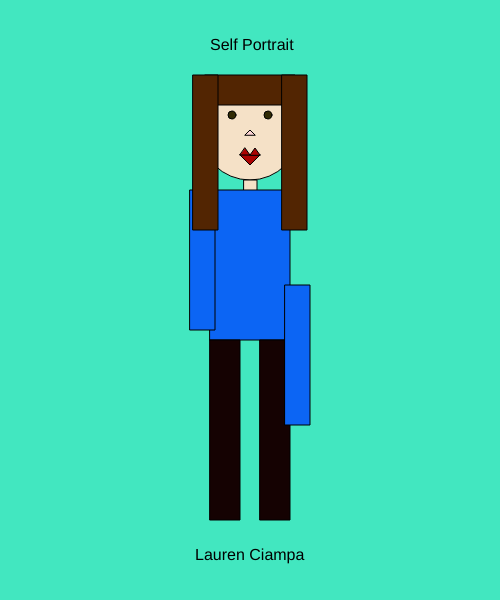
Frame 1 (no input)
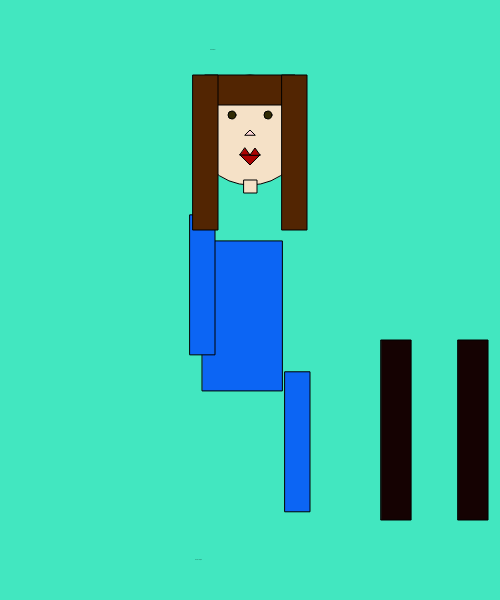
Frame 60 (no input)
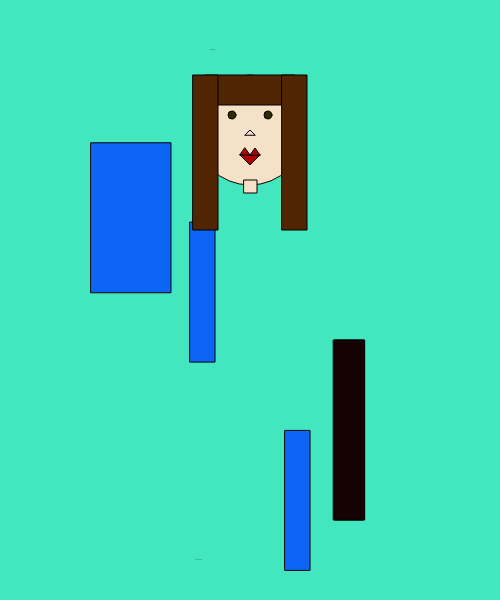
Frame 120 (the mouse pressed at the canvas centre since frame 60)

The p5.js sketch that drew these frames (run headless with seeded random() and noise() and a simulated clock; from frame 60 on, the mouse is pressed at the canvas centre):

// p5.js sketch
// ── sketch.js
//leftleg and rightleg on x axis moving back and forth at random speeds

var leftlegX = 210;
var leftlegDirection = 1;
var leftlegSpeed 

var rightlegX = 260;
var rightlegDirection = 1;
var rightlegSpeed 

//leftarm and rightarm on y axis moving back and forth at different speeds

var leftarmY = 190;
var leftarmDirection = 1;
var leftarmSpeed 

var rightarmY = 285;
var rightarmDirection = 1;
var rightarmSpeed 

//torso moving diagonally
var torsoX = 210;
var torsoY = 190;
var torsoXDirection = 1;
var torsoYDirection = 1;

//text gets bigger and smaller
var size = 16
var count = 0;
var sizeDirection = 5;

//make face bigger and smaller
var faceSize = 100

function setup() 
{
  createCanvas(500, 600);
  setSpeeds ();
}

function setSpeeds() 
{
  leftlegSpeed = randomSpeed ();
  rightlegSpeed = randomSpeed ();
  leftarmSpeed = randomSpeed ();
  rightarmSpeed = randomSpeed ();
}

function randomSpeed()
{
  return Math.random() * 4 +1;
}

function draw() 
{
  //teal background
    background (66, 231, 192)

  // Face
 //Make face get bigger and smaller continously
    fill(245, 225, 199); //skin
    circle(250, 130, faceSize);
    faceSize += sizeDirection *2;
    if(faceSize >120 || faceSize <80)
      {
        sizeDirection *= -1;
        
      }
  // Eyes
    fill(49, 43, 5) //brown
    circle(232, 115, 8) //left
    circle(268, 115, 8) //right

  // Nose
    fill(254,213,213) //skin
    triangle(245,135,250,130,255,135)
   

  // Mouth
    fill(172, 3, 3)
    triangle(240,155,250,165,260,155) //bottom lip
    triangle(240,155,250,155,245,148) //left top lip
    triangle(250,155,255,148,260,155) //right top lip

  //Neck
    fill(245, 225, 199); //skin
    square(244,180,13)

  //Torso
//move torso diagonally
    fill(12, 101, 244) //blue
    rect(torsoX,torsoY,80,150)
    torsoX += torsoXDirection * randomSpeed();
    if(torsoX >= 300 || torsoX <= 100 )
      {
        torsoXDirection *= -1;
      }
 
    torsoY += torsoYDirection * randomSpeed();
    if(torsoY >= 300 || torsoY <= 100)
      {
        torsoYDirection *= -1;
      }

  //Legs
    fill(21, 2, 2)
    rect(leftlegX,340,30,180) //left leg
    rect(rightlegX,340,30,180) //right leg
 
//move leftleg back and forth on x axis
    leftlegX += leftlegDirection * leftlegSpeed;
    if(leftlegX <= 210 || leftlegX >= 450)
      {
        leftlegDirection *=-1;
        leftlegSpeed = randomSpeed();
      }
 
//move rightleg back and forth on x axis
    rightlegX += rightlegDirection * rightlegSpeed;
    if(rightlegX <= 260 || rightlegX >= 450)
      {
        rightlegDirection *=-1;
        rightlegSpeed = randomSpeed();
      }
     
  //Arms
    fill(12, 101, 244) //blue
    rect(190,leftarmY,25,140) //left arm
    rect(285,rightarmY,25,140) //right arm
 
//move leftarm back and forth on y axis
    leftarmY += leftarmDirection * leftarmSpeed;
    if(leftarmY <= 260 || leftarmY >= 450)
      {
        leftarmDirection *=-1;
        leftarmSpeed = randomSpeed();
      }

//move rightarm back and forth on y axis
    rightarmY += rightarmDirection * rightarmSpeed;
    if(rightarmY <= 190 || rightarmY >= 450)
      {
        rightarmDirection *=-1;
        rightarmSpeed = randomSpeed();
      }
 

  // Hair
    fill(82, 37, 2)
    rect(205,75,90,30) //hair-bangs
    rect(193,75,25,155) //left side
    rect(282,75,25,155) //right side
   

  // Text
//make text large and small
    fill(0); // Black text
    textSize(size);
    size+= sizeDirection;
    count++;
    if(count > 5)
    {
        sizeDirection *=-1;
        count = 0;
    }
   
    text("Self Portrait", 210, 50)
    text("Lauren Ciampa", 195, 560);
}
